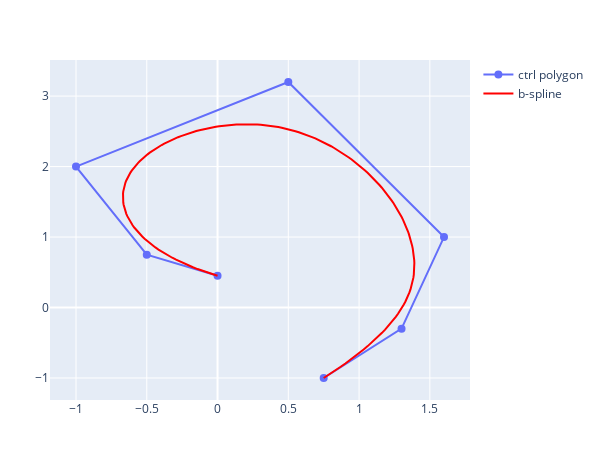

Notebook source saved alongside this figure:
### Markdown cell above
**Example of B-spline curve containing the first and last  control point**

### Code cell
p = 3 #degree of BS polynomials
#end knots must have multipliciti p+1 to ensure that the B-spline curve contains the end control points
knot = KnotVector(1, 1, 1, 1, 1.5, 2.3, 3., 3.5, 3.5, 3.5, 3.5) 
m = length(knot)
#Give m-p-1  control points
#println(m-p-1)
ctrl=[[0., 0.45], [-0.5, 0.75], [-1.,2.0], [0.5, 3.2], 
      [1.6, 1.0], [1.3, -0.3], [0.75, -1.0]];
bs_pts = bsplcurve(p, knot, ctrl, 200)   
fig=figbspline(ctrl, bs_pts; height=450)
display(fig)

### Figure 1 — Plotly figure (JSON) as saved in the notebook; plotly's stock layout.template omitted (floating-point values rounded to 4 significant figures; data arrays with more than 128 entries replaced by an {"elided": "..."} marker saying what was removed)
{"data": [{"marker": {"size": 8}, "name": "ctrl polygon", "type": "scatter", "x": [0, -0.5, -1, 0.5, 1.6, 1.3, 0.75], "y": [0.45, 0.75, 2, 3.2, 1, -0.3, -1]}, {"line": {"color": "red"}, "mode": "lines", "name": "b-spline", "type": "scatter", "x": {"elided": "200 float values"}, "y": {"elided": "200 float values"}}], "layout": {"height": 450, "margin": {"b": 50, "l": 50, "r": 50, "t": 60}, "width": 600}}
